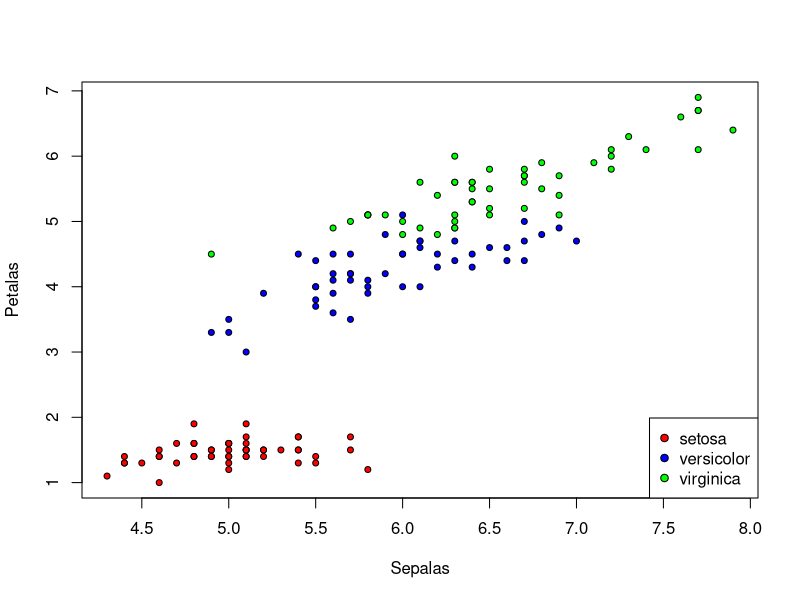
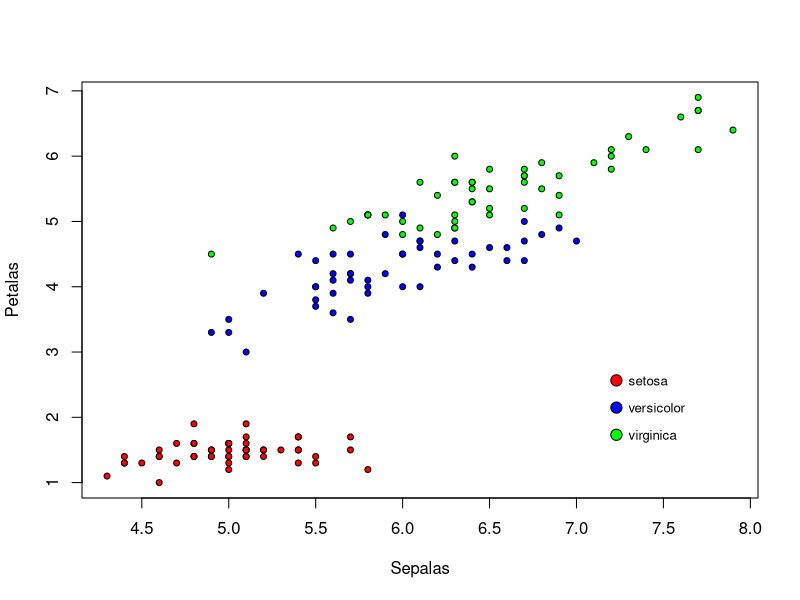
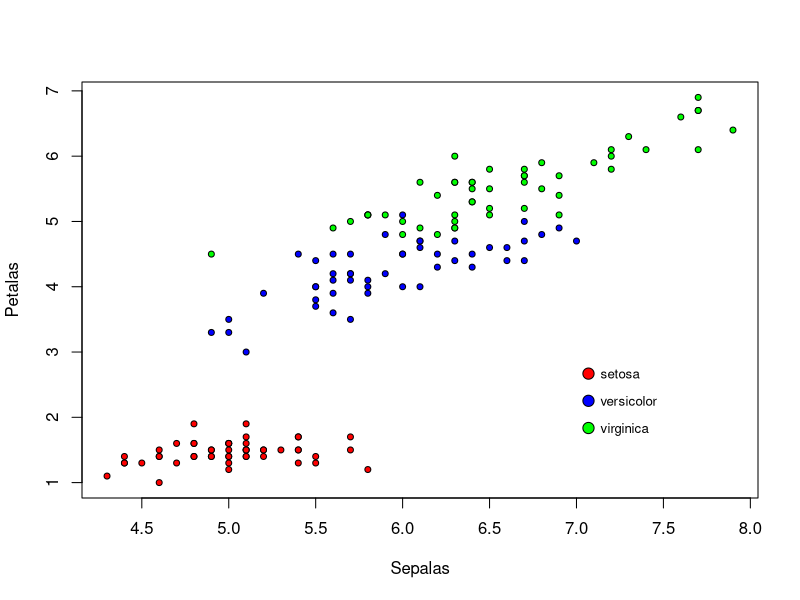
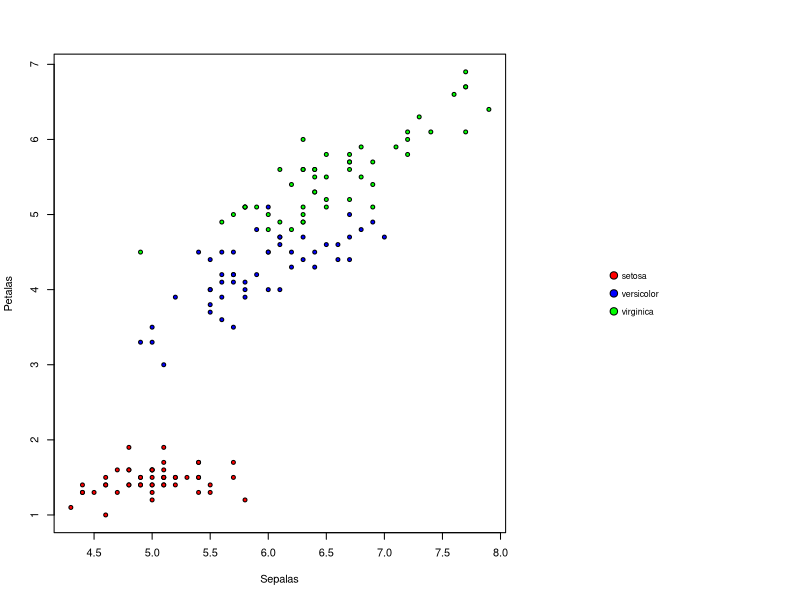
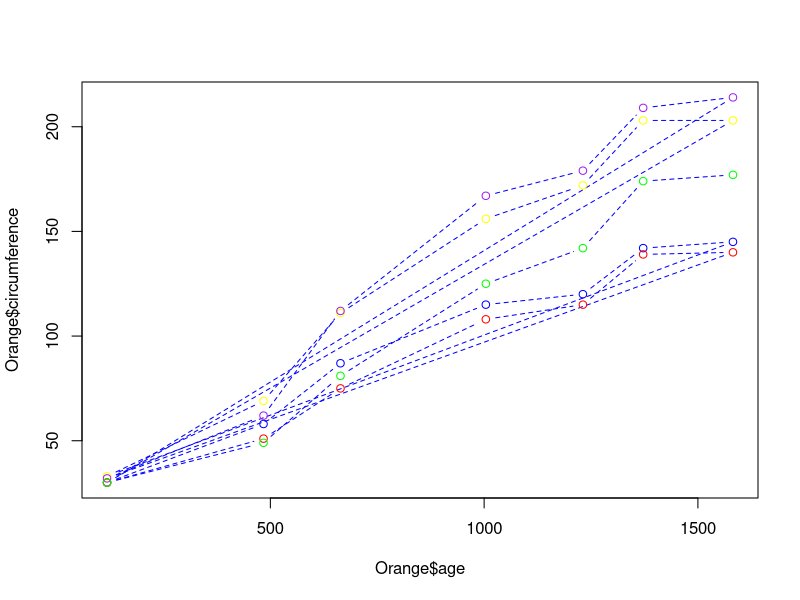
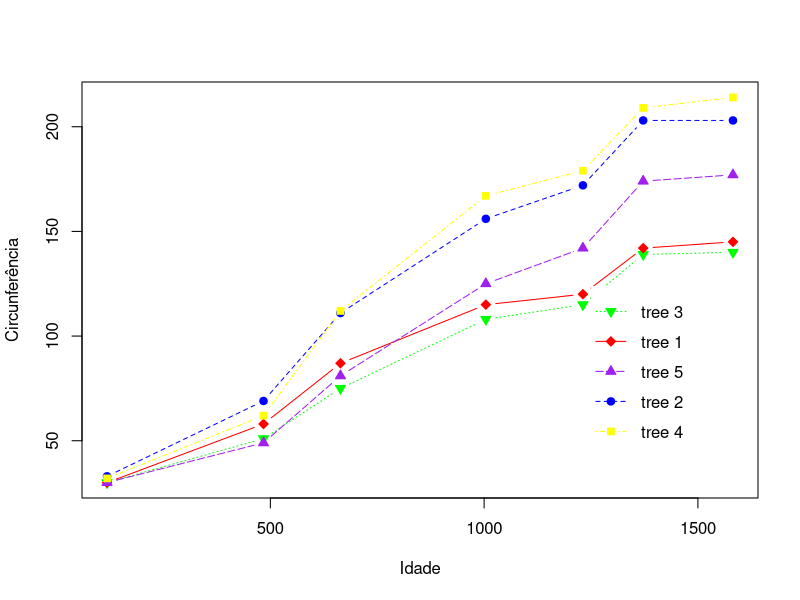
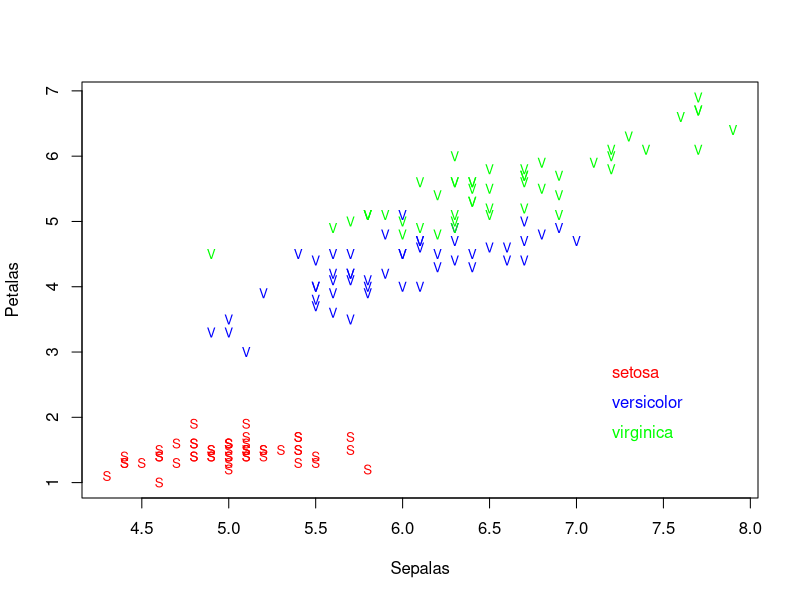
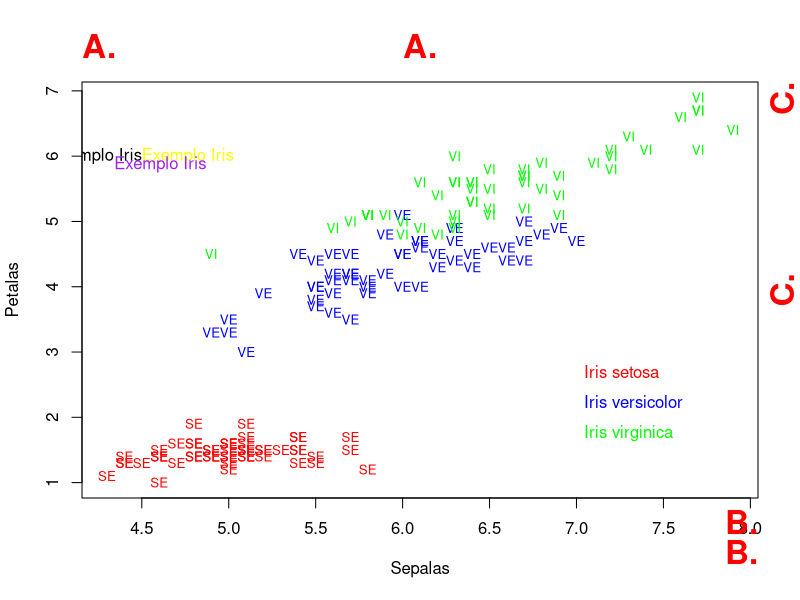

These figures' R source, in order:
## ---- chunk 1
?legend #veja o help dessa funcao
#vamos usar iris novamente
Sepalas = iris$Sepal.Length
Petalas = iris$Petal.Length
nlevels(iris$Species) #contém três espécies
levels(iris$Species)
ascores = c("red","blue","green")[as.numeric(iris$Species)]
#plota a figura
plot(Sepalas,Petalas,pch=21,bg=ascores,cex=0.8)

#vamos colocar uma legenda no canto direito inferior
#definimos o que vai na legenda
cores = c("red","blue","green")
texto = levels(iris$Species)
legend("bottomright",legend=texto,pt.bg=cores,pch =21)

#ficou apertado né...
#aumentar o espacamento, colocar mais para dentro e tirar o box, diminuir o texto, aumentar o tamanho do ponto
#plota a figura
plot(Sepalas,Petalas,pch=21,bg=ascores,cex=0.8)
legend("bottomright",legend=texto,pt.bg=cores,pch =21,y.intersp = 1.7,inset=0.1,box.lwd=0,cex=0.8,pt.cex=1.5)

#podemos colocar legendas também pela coordenada
plot(Sepalas,Petalas,pch=21,bg=ascores,cex=0.8)
legend(x=7,y=3,legend=texto,pt.bg=cores,pch =21,y.intersp = 1.7,inset=0.1,box.lwd=0,cex=0.8,pt.cex=1.5)

#ou colocar fora da figura
#neste caso, primeiro dividimos o dispositivo em tres partes e plotamos a figura em 2 partes e a legenda em 1 parte
layout(matrix(c(1,1,2),nrow=1,ncol=3))
plot(Sepalas,Petalas,pch=21,bg=ascores,cex=0.8)
#usamos a função plot.new() para mudar de parte no dispositivo cirando um plot vazio
plot.new() #nao vai ver nada acontecendo
#agora plotamos a legenda nesse espaço
legend("left",legend=texto,pt.bg=cores,pch =21,y.intersp = 1.7,inset=0.1,box.lwd=0,cex=0.8,pt.cex=1.5)
## ---- chunk 2
layout(1) #restaurando para 1 se fez o script acima
#vamos usar um conjunto de dados de crescimento de laranja
data("Orange")
colnames(Orange) #número da árvore, idade, circunferencia nessa idade
head(Orange)
unique(Orange$Tree) #tem cinco árvores

#vamos plotar idade por circunferencia
#uma linha por árvore
#cada linha de um tipo e cor diferente

#definir tipos de linhas e cores
ascores = c("red","blue","green","yellow","purple")
linhatipos = c("solid", "dashed", "dotted", "dotdash", "longdash")

#uma cor por árvore
treeidx = as.numeric(Orange$Tree)
cls = ascores[treeidx]
cls
#um tipo de linha por arvore
tps = linhatipos[treeidx]
tps

#fazemos uma figura
plot(Orange$age,Orange$circumference,lwd=1,type="b", col=cls,lty=tps)
#note que todas as linhas sairam com primeira cor e com o primeiro tipo
cls[1]
tps[1]
#nao dá para fazer assim, porque não especificamos como os pontos se ligam

#podemos no entanto colocar linha por linha
#desenhamos o gráfico com uma função de alto nível com os dados, mas vazia
plot(Orange$age,Orange$circumference,type='n',xlab="Idade",ylab='Circunferência')
#adicionamo para cada árvore os pontos e as linhas
arvs = as.numeric(levels(Orange$Tree))
pts = arvs+20 #simbolos para pontos
i=1
for(i in 1:length(arvs)) { #para cada arvore
  #filtra os dados 
  dd = Orange[Orange$Tree==arvs[i],]
  #adiciona no gráfico aberto a linha e os pontos e uma vez (type='b', veja o argumento type)
  points(dd$age,dd$circumference,type='b',pch=pts[arvs[i]],lty=linhatipos[arvs[i]],lwd=1,col=ascores[arvs[i]],bg=ascores[arvs[i]])
}

#vamos adicionar uma legenda
txt = paste("tree",arvs)
legend("bottomright",inset=0.1,box.lwd =0,legend=txt,pch=pts[arvs],pt.bg=ascores[arvs],lty=linhatipos[arvs],col=ascores[arvs], y.intersp = 1.5)

## ---- chunk 3
?text #veja o help dessa função
#vamos usar iris novamente
Sepalas = iris$Sepal.Length
Petalas = iris$Petal.Length
nlevels(iris$Species) #contém três espécies
levels(iris$Species)
ascores = c("red","blue","green")[as.numeric(iris$Species)]

#vamos dar um código de texto para cada especie (suas primeiras letras maiusculo)
levels(iris$Species)
spp = toupper(substr(iris$Species,1,2))
spp

#plota a figura, mas ao inves de simbolos adicionamos text
#poderiamos fazer isso se spp fosse apenas 1 caractere
plot(Sepalas,Petalas,pch=spp,col=ascores,cex=0.8)
legend("bottomright",legend=levels(iris$Species),text.col=c("red","blue","green"),inset=0.1,box.lwd =0,y.intersp =1.5)
#mas note que versicolor e virginica não se diferenciam, pois pch plota apenas 1 caractere quando o simbolo for texto

#podemos, no entanto, usar a funcao text para isso
plot(Sepalas,Petalas,type="n")
text(Sepalas,Petalas,labels=spp,col=ascores,cex=0.8)
txt = paste("Iris",levels(iris$Species))
legend("bottomright",legend=txt,text.col=c("red","blue","green"),inset=0.1,box.lwd =0,y.intersp =1.5)

#posso usar essa função para adicionar qualquer texto, em qualquer coordenada
text(4.5,6,labels = "Exemplo Iris",adj=0,col= 'yellow')
#note o argumento adj que define o ajuste do texto em relacao à coordenada x y especificada (ajuste: 0 esquerda, 1 direita)
#apenas o x
text(x=4.5,y=6,labels = "Exemplo Iris",adj=1, col= 'black')

#o x e o y do ajuste (dois valores em adj)
text(x=4.5,y=6,labels = "Exemplo Iris",adj=c(0.3,1),col= 'purple')

#a funcao mtext plot for da área das coordenas da figura
#lado superior
mtext(side=3,text = "A.",line=1,col='red',font=2,cex=2)
#lado superior esquerdo
mtext(side=3,text = "A.",line=1,col='red',font=2,cex=2,adj=0)

#lado inferior direito
mtext(side=1,text = "B.",line=1,col='red',font=2,cex=2,adj=1)
#mais para baixo
mtext(side=1,text = "B.",line=2.5,col='red',font=2,cex=2,adj=1)

#lado direito superior 
mtext(side=4,text = "C.",line=1,col='red',font=2,cex=2,adj=1)

#lado direito no meio 
mtext(side=4,text = "C.",line=1,col='red',font=2,cex=2,adj=0.5)
## ---- chunk 4
?axis 
#algumas vezes queremos adicionar eixos, ou formatar o eixo de uma forma individualizada
#por exemplo, na seguinte figura, queremos colocar o nome das especies no eixo y em posicao horizontal
plot(iris$Sepal.Length~iris$Species, horizontal=TRUE)

#o argumento para isso é par(las=2)
#se mudar isso eu mudo para todos os eixos
par(las=2)
plot(iris$Sepal.Length~iris$Species, horizontal=TRUE)

#mas eu quero apenas o eixo y
par(las=1) #voltamos ao padrao 1

#plotamos a figura sem esse eixo
plot(iris$Sepal.Length~iris$Species, horizontal=TRUE,yaxt='n')
#adicionamos o eixo y na horizontal
axis(side=2,las=2)
#mas ele plotou números não é isso que eu quero
plot(iris$Sepal.Length~iris$Species, horizontal=TRUE,yaxt='n')
#entao dizemos onde e o que queremos desenhar
axis(side=2,at=1:3,labels=levels(iris$Species))

#vamos mudar o titulo do eixo da variavel dependente (y) e apagar das especies
plot(iris$Sepal.Length~iris$Species, horizontal=TRUE,yaxt='n',ylab='Comprimento Sépalas',xlab='')
#entao dizemos onde e o que queremos desenhar
axis(side=2,at=1:3,labels=levels(iris$Species))

#também posso adicionar eixos em outras posicoes
axis(side=3)
## ---- chunk 5
#linha sobre o eixo
?abline #permite colocar linha em regressoes ou linhas retas simples
plot(iris$Sepal.Length,iris$Petal.Length)
#um linha horizontal
abline(h=4,col='red',lwd=2)
#uma linha vertical
abline(v=6.3,col='blue',lwd=2)

#uma linha de uma regressao
rg = lm(iris$Petal.Length~iris$Sepal.Length) #faço a regressao entre essas variaveis
abline(coef(rg), col='darkgreen',lwd=3,lty='dotted') #plot pelos coeficientes
## ---- chunk 6
#FLECHAS
?arrows #veja o help
#vamos criar um histograma
hist(iris$Sepal.Width,breaks=20,col='red')
#adicionar uma seta
arrows(x0=3.6,y0=5,x1=3.6,y1=10,lty='solid',col='blue')

#invertendo y0 e y1, diminuindo o tamanho da seta e colocando mais grosso
hist(iris$Sepal.Width,breaks=20,col='red')
arrows(x0=3.6,y0=10,x1=3.6,y1=5,lty='solid',lwd=3,col='blue',length=0.1)

#RETANCULOS E POLIGONOS
?rect #veja o help
plot(1:10,1:10,type='n')
rect(xleft=2,ybottom=2,xright=3,ytop=4)
#com preenchimento
rect(xleft=4,ybottom=2,xright=6,ytop=4,density = 8, border="red",col='blue')

#com preenchimento total (density tem valor negativo (um qualquer))
rect(xleft=7,ybottom=2,xright=8,ytop=4,density = -1, border="yellow",col='blue', lwd=5)

#POLIGONO
?polygon #veja o help
plot(1:10,1:10,type='n')
polygon(x=c(4,7.5,8.2,6,4),y=c(2,2,5,8,2),lwd=2,col='red')

plot(1:10,1:10,type='n')
polygon(x=c(4,7.5,8.2,6,4),y=c(2,2,5,8,2),lwd=2,col='red',density=10)

#segmentos de linhas
?segments
plot(1:10,1:10,type='n')
segments(x0=2,y0=2,x1=4.5,y1=6,lwd=2,col='red')
segments(x0=2,y0=8,x1=7.5,y1=8,lwd=2,col='blue')
## ---- chunk 7
?symbols #ver o help

plot(1:10,1:10,type='n')
xx = c(3,5,7,9)
yy = c(3,5,7,9)
zz = c(0.1,0.3,0.4,1) #tamanho em unidade gráfica
symbols(xx,yy,circles=zz,bg='red', add=T, inches=FALSE)

plot(1:10,1:10,type='n')
symbols(xx,yy,squares=zz,bg='blue', add=T, inches=FALSE)

#agora mais complexo, expressando proporção
plot(1:10,1:10,type='n')

#uma matrix que com tres colunas: largura do simbolo, altura do simbolo e proporcao que simbolo deve estar preenchido
v1 = matrix(c(1,1,0.2),nrow=1,ncol=3) #20% cheio
#ll = rep(v1,length(xx))
symbols(xx[1],yy[1],thermometers=v1, add=T, inches=FALSE)
v2 = matrix(c(1,1,0.8),nrow=1,ncol=3) #80% cheio
#ll = rep(v1,length(xx))
symbols(xx[2],yy[2],thermometers=v2, add=T, inches=FALSE)
